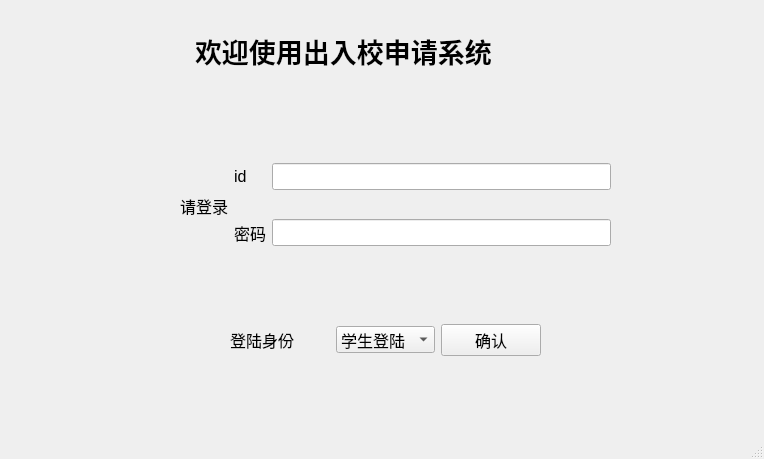
<?xml version="1.0" encoding="UTF-8"?>
<ui version="4.0">
 <class>MainWindow</class>
 <widget class="QMainWindow" name="MainWindow">
  <property name="geometry">
   <rect>
    <x>0</x>
    <y>0</y>
    <width>764</width>
    <height>459</height>
   </rect>
  </property>
  <property name="windowTitle">
   <string>MainWindow</string>
  </property>
  <property name="styleSheet">
   <string notr="true">background-image: url(:/background/ui_source/water1.png);</string>
  </property>
  <widget class="QWidget" name="centralwidget">
   <widget class="QLabel" name="label">
    <property name="geometry">
     <rect>
      <x>195</x>
      <y>30</y>
      <width>391</width>
      <height>41</height>
     </rect>
    </property>
    <property name="font">
     <font>
      <family>汀明体</family>
      <pointsize>20</pointsize>
      <weight>75</weight>
      <bold>true</bold>
     </font>
    </property>
    <property name="text">
     <string>欢迎使用出入校申请系统</string>
    </property>
   </widget>
   <widget class="QWidget" name="horizontalLayoutWidget">
    <property name="geometry">
     <rect>
      <x>230</x>
      <y>300</y>
      <width>311</width>
      <height>80</height>
     </rect>
    </property>
    <layout class="QHBoxLayout" name="horizontalLayout">
     <item>
      <widget class="QLabel" name="label_5">
       <property name="font">
        <font>
         <pointsize>12</pointsize>
        </font>
       </property>
       <property name="text">
        <string>登陆身份</string>
       </property>
      </widget>
     </item>
     <item>
      <widget class="QComboBox" name="type_input">
       <property name="font">
        <font>
         <pointsize>12</pointsize>
        </font>
       </property>
       <item>
        <property name="text">
         <string>学生登陆</string>
        </property>
       </item>
       <item>
        <property name="text">
         <string>教师登陆</string>
        </property>
       </item>
      </widget>
     </item>
     <item>
      <widget class="QPushButton" name="confirm">
       <property name="sizePolicy">
        <sizepolicy hsizetype="Minimum" vsizetype="Fixed">
         <horstretch>0</horstretch>
         <verstretch>3</verstretch>
        </sizepolicy>
       </property>
       <property name="font">
        <font>
         <pointsize>12</pointsize>
        </font>
       </property>
       <property name="cursor">
        <cursorShape>PointingHandCursor</cursorShape>
       </property>
       <property name="text">
        <string>确认</string>
       </property>
       <property name="shortcut">
        <string>Return</string>
       </property>
       <property name="autoDefault">
        <bool>false</bool>
       </property>
      </widget>
     </item>
    </layout>
   </widget>
   <widget class="QWidget" name="">
    <property name="geometry">
     <rect>
      <x>180</x>
      <y>140</y>
      <width>431</width>
      <height>131</height>
     </rect>
    </property>
    <layout class="QHBoxLayout" name="horizontalLayout_2">
     <item>
      <widget class="QLabel" name="label_2">
       <property name="font">
        <font>
         <family>汀明体</family>
         <pointsize>12</pointsize>
        </font>
       </property>
       <property name="text">
        <string>请登录</string>
       </property>
      </widget>
     </item>
     <item>
      <layout class="QGridLayout" name="gridLayout">
       <item row="0" column="0">
        <widget class="QLabel" name="label_3">
         <property name="font">
          <font>
           <pointsize>12</pointsize>
          </font>
         </property>
         <property name="text">
          <string>id</string>
         </property>
        </widget>
       </item>
       <item row="0" column="1">
        <widget class="QLineEdit" name="id_input">
         <property name="font">
          <font>
           <pointsize>12</pointsize>
          </font>
         </property>
         <property name="text">
          <string/>
         </property>
        </widget>
       </item>
       <item row="1" column="0">
        <widget class="QLabel" name="label_4">
         <property name="font">
          <font>
           <pointsize>12</pointsize>
          </font>
         </property>
         <property name="text">
          <string>密码</string>
         </property>
        </widget>
       </item>
       <item row="1" column="1">
        <widget class="QLineEdit" name="psw_input">
         <property name="font">
          <font>
           <pointsize>12</pointsize>
          </font>
         </property>
         <property name="text">
          <string/>
         </property>
         <property name="echoMode">
          <enum>QLineEdit::Password</enum>
         </property>
        </widget>
       </item>
      </layout>
     </item>
    </layout>
   </widget>
  </widget>
  <widget class="QMenuBar" name="menubar">
   <property name="geometry">
    <rect>
     <x>0</x>
     <y>0</y>
     <width>764</width>
     <height>26</height>
    </rect>
   </property>
  </widget>
  <widget class="QStatusBar" name="statusbar"/>
 </widget>
 <resources>
  <include location="bg.qrc"/>
 </resources>
 <connections/>
</ui>
